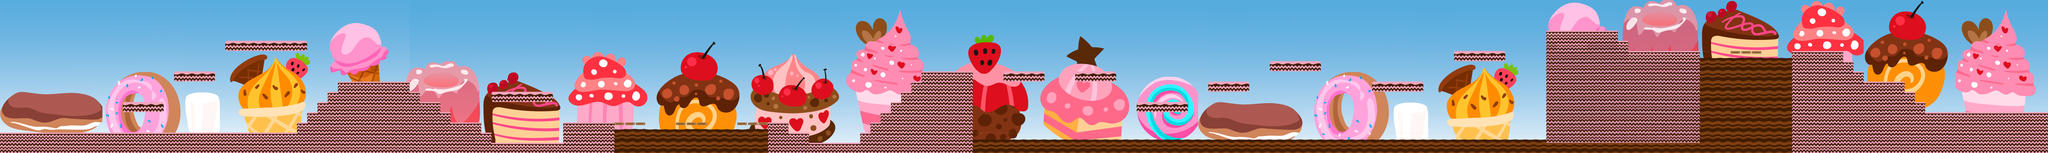

Tiled map render using the project's own tile images. Description and the map definition, with tile-layer contents summarised, below:
An orthogonal 200x15 tile map with 32x32 px tiles, 4 tile layers (BG, Itens, Lava, Walls).

<map version="1.0" orientation="orthogonal" renderorder="right-down" width="200" height="15" tilewidth="32" tileheight="32" nextobjectid="1">
 <tileset firstgid="1" name="fase1" tilewidth="32" tileheight="32" tilecount="1840" columns="115">
  <image source="fase1.png" width="3710" height="513" />
 </tileset>
 <layer name="BG" width="200" height="15">
  <data>[3000 cells, 3000 non-empty, 320 distinct tile ids]</data>
 </layer>
 <layer name="Itens" width="200" height="15">
  <data>[3000 cells, 1717 non-empty, 1086 distinct tile ids]</data>
 </layer>
 <layer name="Lava" width="200" height="15">
  <data>[3000 cells, 273 non-empty, 5 distinct tile ids]</data>
 </layer>
 <layer name="Walls" width="200" height="15">
  <data>[3000 cells, 630 non-empty, 11 distinct tile ids]</data>
 </layer>
</map>